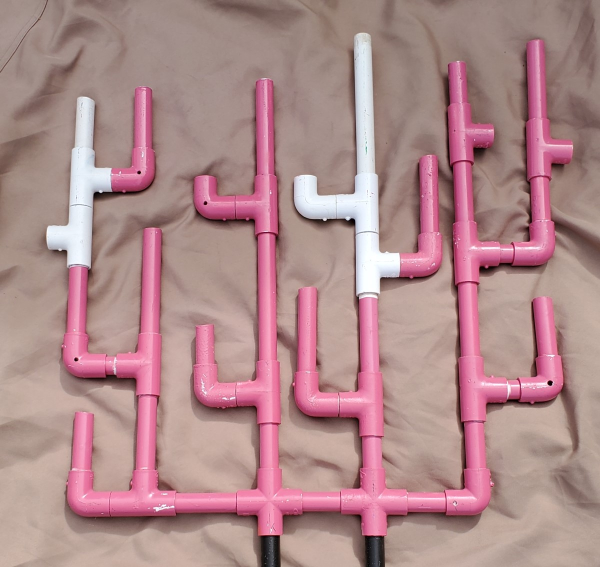
#> input picture OpenCV/Images/coral3.jpg, 1200 x 1134 px, found by its file name (shown at 1/2 size)
$ python OpenCV_Task6.py
#> lines starting #> are read from the running program, lines starting #| are printed output that depends on the picture
# import the necessary packages
import cv2
import numpy as np

# now let's initialize the list of reference point
ref_point = []


def shape_selection(event, x, y, flags, param):
    # grab references to the global variables
    global ref_point, crop

    # if the left mouse button was clicked, record the starting
    # (x, y) coordinates and indicate that cropping is being performed
    if event == cv2.EVENT_LBUTTONDOWN:
        ref_point = [(x, y)]

    # check to see if the left mouse button was released
    elif event == cv2.EVENT_LBUTTONUP:
        # record the ending (x, y) coordinates and indicate that
        # the cropping operation is finished
        ref_point.append((x, y))

        # draw a rectangle around the region of interest
        cv2.rectangle(imghor, ref_point[0], ref_point[1], (0, 255, 0), 2)
        cv2.imshow("Horizontal", imghor)


# load the images and put them in horizontal stack
img1 = cv2.imread(
    "D:\Bussiness\Vortex\Tasks\Python\OpenCV\Images\coral3.jpg")
#> img1 is the input picture: shape (1134, 1200, 3); mean B, G, R 139.5, 137.8, 175.6
img2 = cv2.imread(
    "D:\Bussiness\Vortex\Tasks\Python\OpenCV\Images\coral4.jpg")
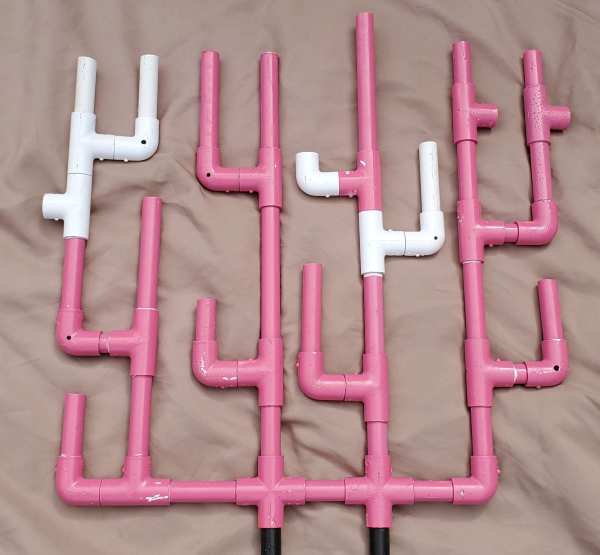
#> input picture OpenCV/Images/coral4.jpg, 1200 x 1110 px, found by its file name (shown at 1/2 size)
#> img2 is the input picture: shape (1110, 1200, 3); mean B, G, R 142.2, 139.7, 178.6
resized_down1 = cv2.resize(
    img1, (640, 480), interpolation=cv2.INTER_LINEAR)  # resize the image
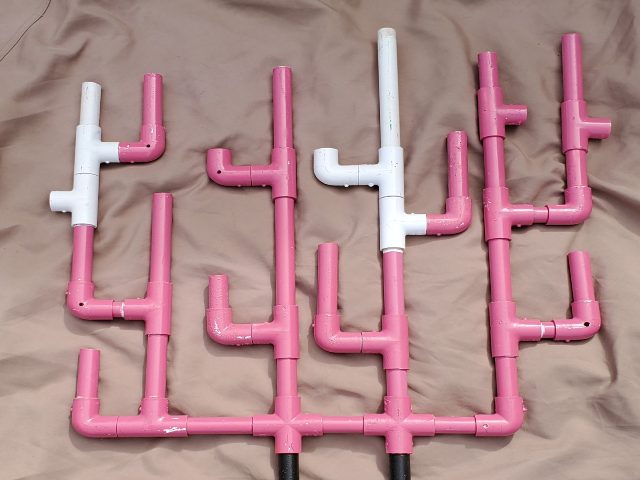
#> resized_down1: shape (480, 640, 3); mean B, G, R 139.4, 137.7, 175.5
resized_down2 = cv2.resize(
    img2, (640, 480), interpolation=cv2.INTER_LINEAR)  # resize the image
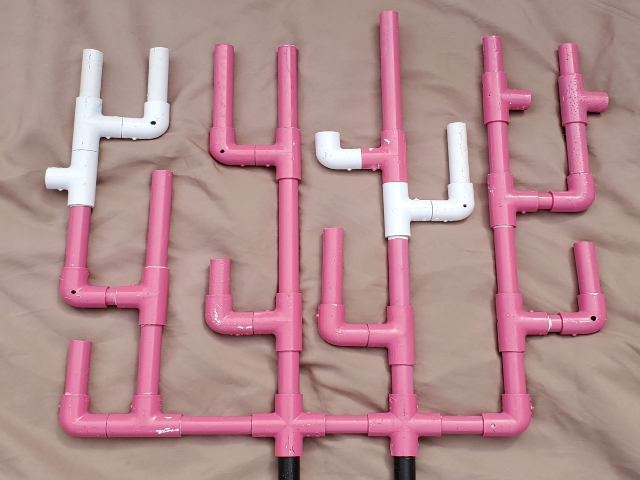
#> resized_down2: shape (480, 640, 3); mean B, G, R 142.1, 139.6, 178.5
#image = cv2.imread("Images/coral1.jpg")
imghor = np.hstack((resized_down1, resized_down2))
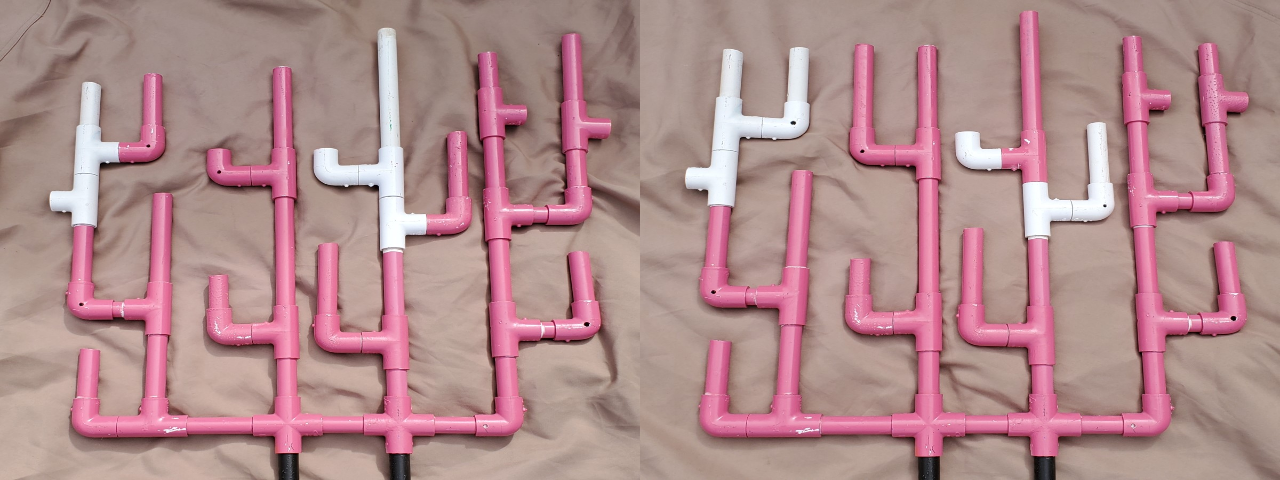
#> imghor: shape (480, 1280, 3); mean B, G, R 140.8, 138.7, 177

# clone our image, then setup the mouse callback function
clone = imghor.copy()
cv2.namedWindow("Horizontal")
cv2.setMouseCallback("Horizontal", shape_selection)


# keep looping until the 'c' key is pressed
while True:
    # display the image and wait for a keypress
    cv2.imshow("Horizontal", imghor)
    key = cv2.waitKey(1) & 0xFF
#> (key Esc is pressed here)

    # press 'r' to reset the window
    if key == ord("r"):
        imghor = clone.copy()

    # if the 'c' key is pressed, break from the loop
    elif key == ord("c"):
        break

# close all open windows
cv2.destroyAllWindows()
